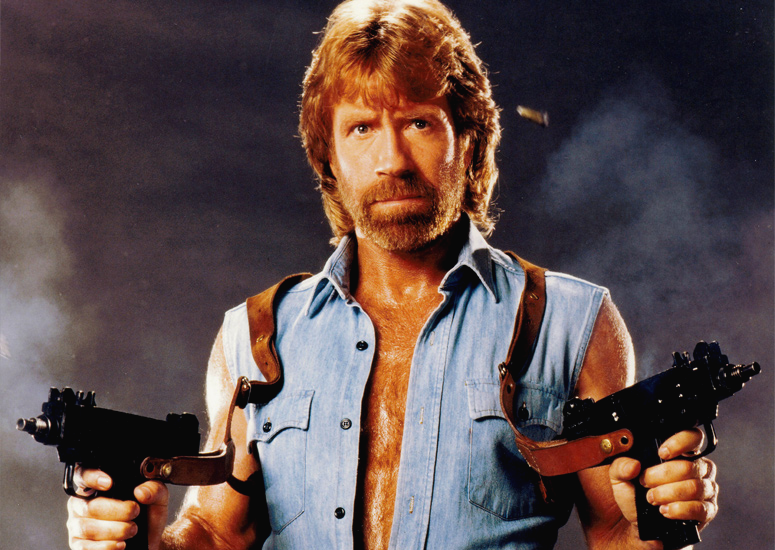
#> input picture hackthebox-eu/challenges/bitsnbytes/intercepted.png, 775 x 550 px; the run also reads 1 picture not shown here
$ python readimg.py   (Python 2 division)
#> lines starting #> are read from the running program, lines starting #| are printed output that depends on the picture
from PIL import Image
from PIL.ImageChops import difference

inter = Image.open('intercepted.png')
#> inter is the input picture: PIL image 775x550 RGB; mean R, G, B 92.6, 75.6, 75.1
orig = Image.open('original.png')

assert inter.size == orig.size, "sizes do not match"
x, y = orig.size
#> x = 775; y = 550

diff = difference(inter, orig)
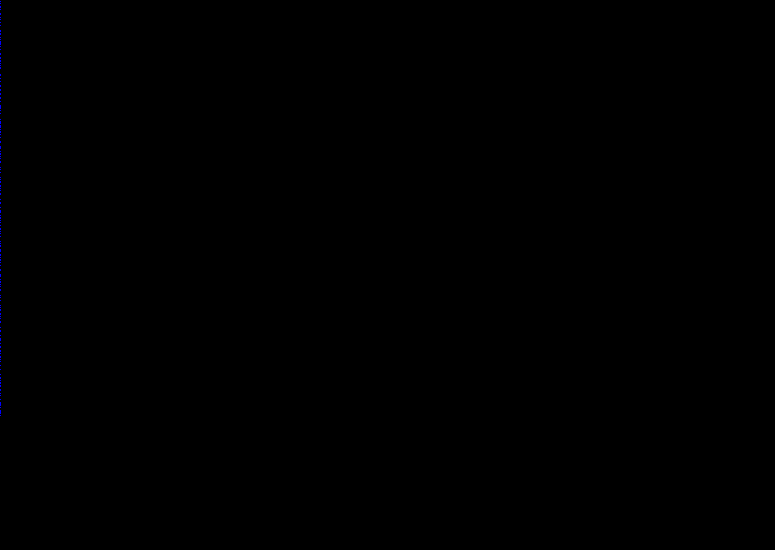
#> diff: PIL image 775x550 RGB; mean R, G, B 0, 0, 0.000441; drawn with 1 as white

if diff.getbbox():
    diff.save('diff.png')

bbox = diff.getbbox()
#> bbox = (0, 1, 1, 416)
print sum(x != (0, 0, 0) for x in diff.crop(bbox).getdata()) if bbox else 0
#| 188

box = (0, 0, 1, y)
#> box = (0, 0, 1, 550)
region = diff.crop(box)

region.save('rescaled.png','png')
